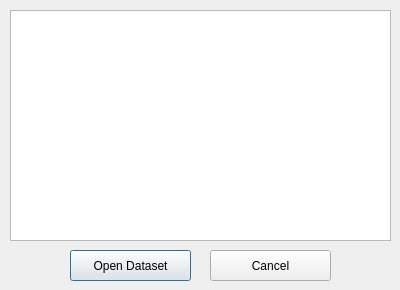
<?xml version="1.0" encoding="UTF-8"?>
<ui version="4.0">
 <class>DatabaseResultsView</class>
 <widget class="QDialog" name="DatabaseResultsView">
  <property name="geometry">
   <rect>
    <x>0</x>
    <y>0</y>
    <width>400</width>
    <height>290</height>
   </rect>
  </property>
  <property name="windowTitle">
   <string>Existing Datasets</string>
  </property>
  <widget class="QTableView" name="queryView">
   <property name="geometry">
    <rect>
     <x>10</x>
     <y>10</y>
     <width>381</width>
     <height>231</height>
    </rect>
   </property>
  </widget>
  <widget class="QPushButton" name="openButton">
   <property name="geometry">
    <rect>
     <x>70</x>
     <y>250</y>
     <width>121</width>
     <height>31</height>
    </rect>
   </property>
   <property name="text">
    <string>Open Dataset</string>
   </property>
  </widget>
  <widget class="QPushButton" name="cancelButton">
   <property name="geometry">
    <rect>
     <x>210</x>
     <y>250</y>
     <width>121</width>
     <height>31</height>
    </rect>
   </property>
   <property name="text">
    <string>Cancel</string>
   </property>
  </widget>
 </widget>
 <resources/>
 <connections/>
</ui>
